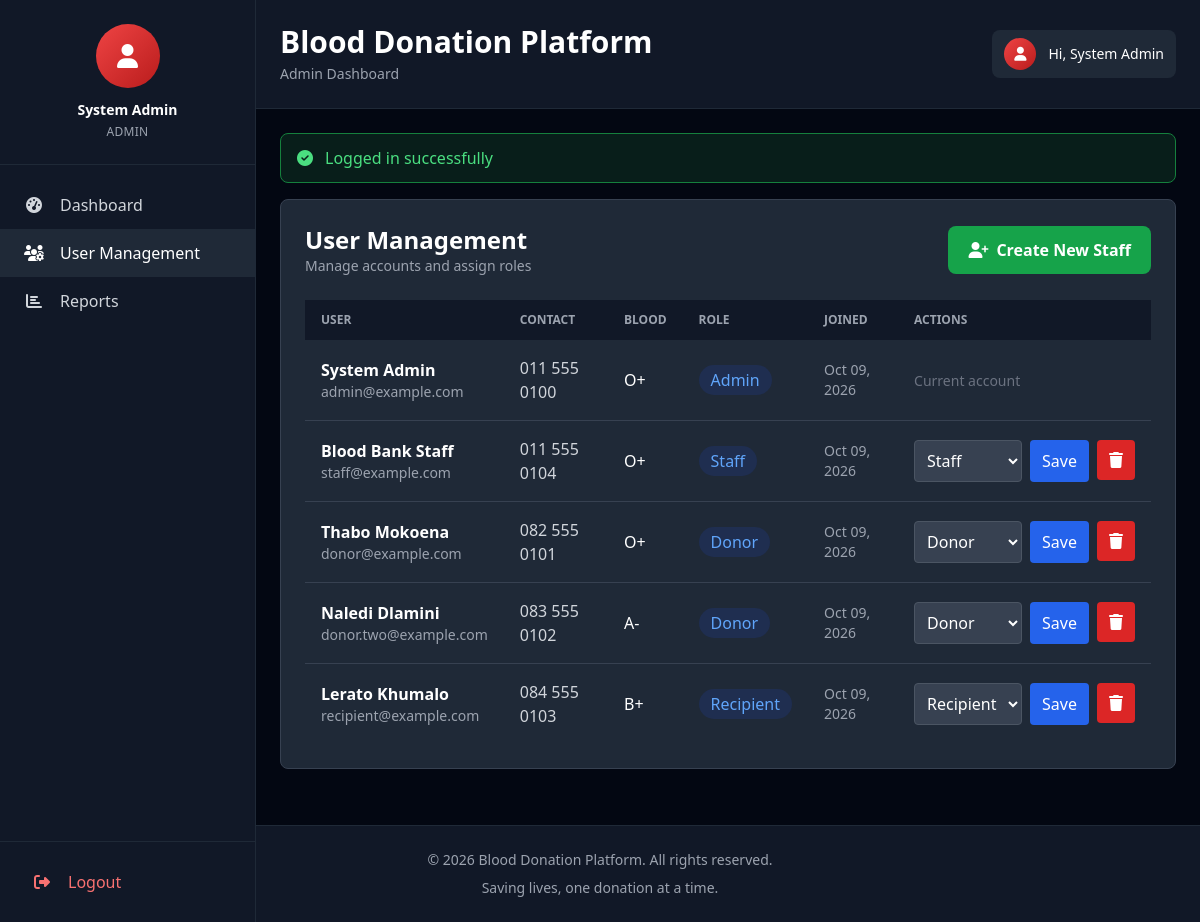
/admin_users.php (signed in), run on the app's committed database.
### tables this page shows
CREATE TABLE IF NOT EXISTS users (
  id INT AUTO_INCREMENT PRIMARY KEY,
  full_name VARCHAR(150) NOT NULL,
  email VARCHAR(150) NOT NULL UNIQUE,
  password VARCHAR(255) NOT NULL,
  phone VARCHAR(30),
  gender ENUM('Male','Female','Other') DEFAULT 'Other',
  blood_type VARCHAR(3),
  address TEXT,
  user_type ENUM('Admin','Staff','Donor','Recipient') NOT NULL DEFAULT 'Donor',
  created_at TIMESTAMP DEFAULT CURRENT_TIMESTAMP
);

### db.php (called while the page is built, shortened)
<?php
$db_host = 'localhost';
$db_user = 'root';
$db_pass = '';
$db_name = 'blood_donation_db';
$con = new mysqli($db_host, $db_user, $db_pass, $db_name);
function flash($key, $val = null) {
    if ($val === null) {
        if (isset($_SESSION['flash'][$key])) {
            $v = $_SESSION['flash'][$key];
            return $v;
        }
        return null;
    }
}
function current_user() {
    global $con;
    $id = (int)$_SESSION['user_id'];
    $res = $con->query("SELECT * FROM users WHERE id=$id");
    if ($res && $res->num_rows) return $res->fetch_assoc();
    return null;
}
?>

### admin_users.php (the view, shortened to what this page needs)
<?php
require_once 'db.php';
$users = $con->query('SELECT id, full_name, email, phone, blood_type, user_type, created_at FROM users ORDER BY created_at DESC');
include 'header.php';
?>
<div class="bg-gray-800 border border-gray-700 rounded-lg p-6">
  <div class="flex items-center justify-between mb-6">
    <div><h2 class="text-2xl font-bold">User Management</h2><p class="text-gray-400 text-sm">Manage accounts and assign roles</p></div>
    <button id="openStaffModal" type="button" class="px-5 py-3 bg-green-600 hover:bg-green-700 rounded-lg font-semibold transition-colors">
      <i class="fas fa-user-plus mr-2"></i>Create New Staff
    </button>
  </div>
  <div class="overflow-x-auto">
    <table class="w-full">
      <thead class="bg-gray-900"><tr>
        <th class="px-4 py-3 text-left text-xs text-gray-400 uppercase">User</th>
        <th class="px-4 py-3 text-left text-xs text-gray-400 uppercase">Contact</th>
        <th class="px-4 py-3 text-left text-xs text-gray-400 uppercase">Blood</th>
        <th class="px-4 py-3 text-left text-xs text-gray-400 uppercase">Role</th>
        <th class="px-4 py-3 text-left text-xs text-gray-400 uppercase">Joined</th>
        <th class="px-4 py-3 text-left text-xs text-gray-400 uppercase">Actions</th>
      </tr></thead>
      <tbody class="divide-y divide-gray-700">
      <?php while ($row = $users->fetch_assoc()): ?>
        <tr>
          <td class="px-4 py-4"><p class="font-semibold"><?=htmlspecialchars($row['full_name'])?></p><p class="text-gray-400 text-sm"><?=htmlspecialchars($row['email'])?></p></td>
          <td class="px-4 py-4 text-gray-300"><?=htmlspecialchars($row['phone'] ?: '—')?></td>
          <td class="px-4 py-4"><?=htmlspecialchars($row['blood_type'] ?: '—')?></td>
          <td class="px-4 py-4"><span class="px-3 py-1 bg-blue-900/30 text-blue-400 rounded-full"><?=htmlspecialchars($row['user_type'])?></span></td>
          <td class="px-4 py-4 text-gray-400 text-sm"><?=date('M d, Y', strtotime($row['created_at']))?></td>
          <td class="px-4 py-4">
            <?php if ((int)$row['id'] !== (int)$user['id']): ?>
            <div class="flex gap-2">
              <form method="post" class="flex gap-2">
                <select name="user_type" class="bg-gray-700 border border-gray-600 rounded px-2 py-2">
                  <?php foreach (['Admin','Staff','Donor','Recipient'] as $role): ?><option value="<?=$role?>" <?=$row['user_type'] === $role ? 'selected' : ''?>><?=$role?></option><?php endforeach; ?>
                </select>
                <button class="px-3 py-2 bg-blue-600 hover:bg-blue-700 rounded">Save</button>
              </form>
              <form method="post" onsubmit="return confirm('Delete this user and all related records?')">
                <button class="px-3 py-2 bg-red-600 hover:bg-red-700 rounded"><i class="fas fa-trash"></i></button>
              </form>
            </div>
            <?php else: ?><span class="text-gray-500 text-sm">Current account</span><?php endif; ?>
          </td>
        </tr>
      <?php endwhile; ?>
      </tbody>
    </table>
  </div>
</div>
<?php include 'footer.php'; ?>

### header.php (shortened to what this page needs)
<?php
require_once __DIR__ . '/db.php';
$user = current_user();
$current_page = basename($_SERVER['PHP_SELF']);
?>
<!doctype html>
<html lang="en">
<head>
  <script src="https://cdn.tailwindcss.com"></script>
  <link rel="stylesheet" href="https://cdnjs.cloudflare.com/ajax/libs/font-awesome/6.4.0/css/all.min.css" />
  <link rel="stylesheet" href="assets/css/custom.css" />
</head>
<body class="bg-gray-950 text-white overflow-x-hidden">
  <?php if ($user): ?>
  <div id="sidebar" class="fixed left-0 top-0 w-64 h-screen bg-gray-900 border-r border-gray-800 z-40 transition-all duration-300 flex flex-col overflow-y-auto md:translate-x-0 -translate-x-full">
    <div class="border-b border-gray-800 p-6 text-center flex-shrink-0 mt-16 md:mt-0">
      <div class="w-16 h-16 bg-gradient-to-br from-red-500 to-red-700 rounded-full mx-auto mb-3 flex items-center justify-center overflow-hidden flex-shrink-0">
        <i class="fas fa-user text-white text-2xl"></i>
      </div>
      <h3 class="text-white font-semibold text-sm mb-1"><?php echo htmlspecialchars($user['full_name']); ?></h3>
      <p class="text-gray-400 text-xs uppercase tracking-wide"><?php echo htmlspecialchars($user['user_type']); ?></p>
    </div>
    <nav class="flex-1 py-4 px-0">
      <a href="dashboard.php" class="nav-item flex items-center px-6 py-3 text-gray-300 hover:text-white hover:bg-gray-800 transition-all duration-200 <?php echo $current_page == 'dashboard.php' ? 'bg-gray-800 text-white' : ''; ?>">
        <i class="fas fa-tachometer-alt w-5 text-center mr-4"></i>
        <span class="nav-text">Dashboard</span>
      </a>
      <?php if ($user['user_type'] === 'Donor'): ?>
        <a href="donate.php" class="nav-item flex items-center px-6 py-3 text-gray-300 hover:text-white hover:bg-gray-800 transition-all duration-200 <?php echo $current_page == 'donate.php' ? 'bg-gray-800 text-white' : ''; ?>">
          <i class="fas fa-hand-holding-heart w-5 text-center mr-4"></i>
          <span class="nav-text">Donate Blood</span>
        </a>
        <a href="my_donations.php" class="nav-item flex items-center px-6 py-3 text-gray-300 hover:text-white hover:bg-gray-800 transition-all duration-200 <?php echo $current_page == 'my_donations.php' ? 'bg-gray-800 text-white' : ''; ?>">
          <i class="fas fa-history w-5 text-center mr-4"></i>
          <span class="nav-text">My Donations</span>
        </a>
      <?php elseif ($user['user_type'] === 'Admin'): ?>
        <a href="admin_users.php" class="nav-item flex items-center px-6 py-3 text-gray-300 hover:text-white hover:bg-gray-800 transition-all duration-200 <?php echo $current_page == 'admin_users.php' ? 'bg-gray-800 text-white' : ''; ?>">
          <i class="fas fa-users-cog w-5 text-center mr-4"></i>
          <span class="nav-text">User Management</span>
        </a>
        <a href="reports.php" class="nav-item flex items-center px-6 py-3 text-gray-300 hover:text-white hover:bg-gray-800 transition-all duration-200 <?php echo $current_page == 'reports.php' ? 'bg-gray-800 text-white' : ''; ?>">
          <i class="fas fa-chart-bar w-5 text-center mr-4"></i>
          <span class="nav-text">Reports</span>
        </a>
      <?php endif; ?>
    </nav>
    <div class="border-t border-gray-800 p-4 flex-shrink-0">
      <a href="logout.php" class="flex items-center px-4 py-3 text-red-400 hover:text-red-300 hover:bg-red-900/20 rounded-lg transition-all duration-200">
        <i class="fas fa-sign-out-alt w-5 text-center mr-4"></i>
        <span class="nav-text">Logout</span>
      </a>
    </div>
  </div>
  <div class="md:ml-64 transition-all duration-300">
    <div class="bg-gray-900 border-b border-gray-800 sticky top-0 z-20">
      <div class="flex flex-col md:flex-row items-start md:items-center justify-between gap-4 p-6 mt-16 md:mt-0">
        <div class="flex-1">
          <h1 class="text-3xl font-bold text-white mb-1">Blood Donation Platform</h1>
          <p class="text-gray-400 text-sm"><?php echo htmlspecialchars($user['user_type']); ?> Dashboard</p>
        </div>
        <div class="flex items-center gap-4 w-full md:w-auto">
          <div class="flex items-center gap-3 bg-gray-800 px-3 py-2 rounded-lg">
            <div class="w-8 h-8 bg-gradient-to-br from-red-500 to-red-700 rounded-full flex items-center justify-center">
              <i class="fas fa-user text-white text-sm"></i>
            </div>
            <span class="text-sm text-white hidden sm:inline">Hi, <?php echo htmlspecialchars($user['full_name']); ?></span>
          </div>
        </div>
      </div>
    </div>
    <div class="p-6">
      <?php if ($m = flash('success')): ?>
        <div class="bg-green-900/30 border border-green-700 text-green-400 px-4 py-3 rounded-lg mb-4 flex items-center">
          <i class="fas fa-check-circle mr-3"></i>
          <span><?php echo htmlspecialchars($m); ?></span>
        </div>
      <?php endif; ?>
  <?php endif; ?>

### assets/css/custom.css (style rules this page uses)
html { scroll-behavior: smooth; }
* { transition: background-color 0.2s ease, color 0.2s ease, border-color 0.2s ease; }
button, a, input, select, textarea { transition: all 0.2s ease; }

### data on the page
users: full_name "System Admin", user_type "ADMIN", user_type "Admin", email "admin@example.com", phone "011 555 0100", blood_type "O+", created_at "Oct 09, 2026", shows "Current account"
users: full_name "Blood Bank Staff", email "staff@example.com", phone "011 555 0104", blood_type "O+", user_type "Staff", created_at "Oct 09, 2026"
users: full_name "Thabo Mokoena", email "donor@example.com", phone "082 555 0101", blood_type "O+", user_type "Donor", created_at "Oct 09, 2026"
users: full_name "Naledi Dlamini", email "donor.two@example.com", phone "083 555 0102", blood_type "A-", user_type "Donor", created_at "Oct 09, 2026"
users: full_name "Lerato Khumalo", email "recipient@example.com", phone "084 555 0103", blood_type "B+", user_type "Recipient", created_at "Oct 09, 2026"

### other printed values
$m "Logged in successfully"
